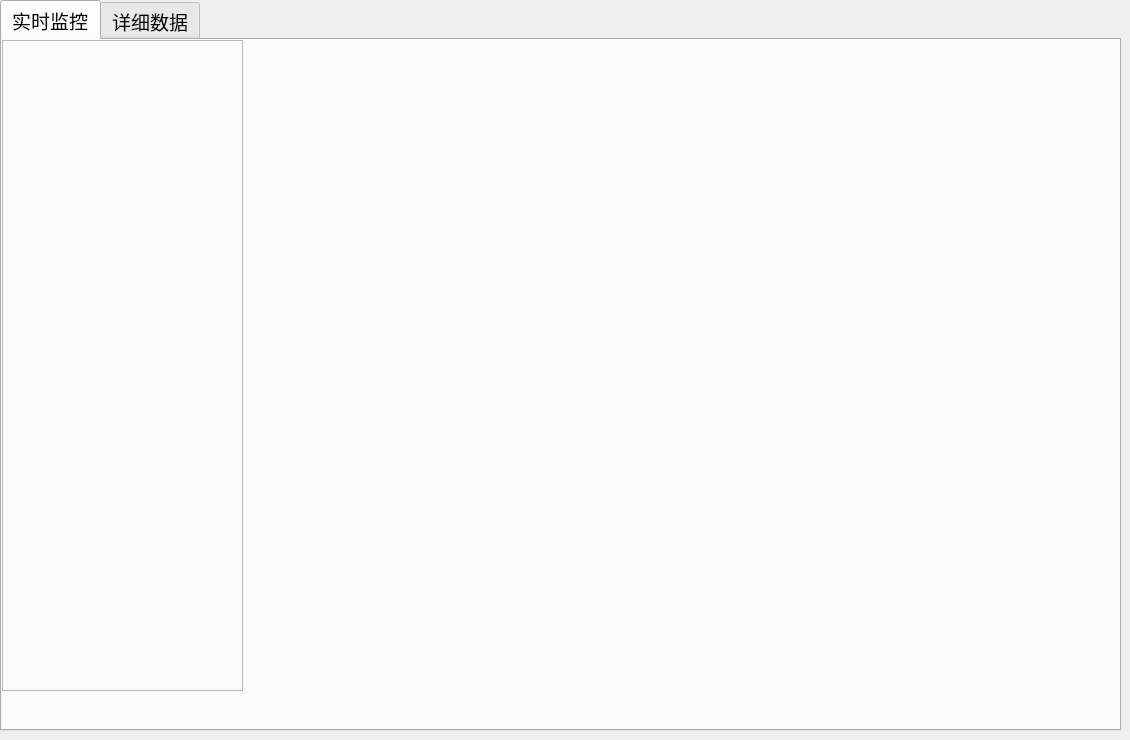
       <widget class="QWidget" name="pagePreMonitor">
        <property name="windowTitle">
         <string>泡点测试</string>
        </property>
        <widget class="QTabWidget" name="tabWidget">
         <property name="geometry">
          <rect>
           <x>0</x>
           <y>0</y>
           <width>1121</width>
           <height>731</height>
          </rect>
         </property>
         <property name="sizePolicy">
          <sizepolicy hsizetype="Expanding" vsizetype="Expanding">
           <horstretch>0</horstretch>
           <verstretch>0</verstretch>
          </sizepolicy>
         </property>
         <property name="minimumSize">
          <size>
           <width>0</width>
           <height>0</height>
          </size>
         </property>
         <property name="font">
          <font>
           <family>黑体</family>
           <pointsize>14</pointsize>
          </font>
         </property>
         <property name="whatsThis">
          <string>&lt;html&gt;&lt;head/&gt;&lt;body&gt;&lt;p&gt;&lt;br/&gt;&lt;/p&gt;&lt;/body&gt;&lt;/html&gt;</string>
         </property>
         <property name="styleSheet">
          <string notr="true">QTabBar::tab {
    min-width: 100px;
    min-height: 40px;
}</string>
         </property>
         <property name="tabPosition">
          <enum>QTabWidget::North</enum>
         </property>
         <property name="tabShape">
          <enum>QTabWidget::Rounded</enum>
         </property>
         <property name="currentIndex">
          <number>0</number>
         </property>
         <property name="elideMode">
          <enum>Qt::ElideNone</enum>
         </property>
         <widget class="QWidget" name="Bubbletab1">
          <property name="font">
           <font>
            <family>黑体</family>
            <pointsize>12</pointsize>
            <kerning>true</kerning>
           </font>
          </property>
          <attribute name="title">
           <string>实时监控</string>
          </attribute>
          <widget class="QFrame" name="frame_2">
           <property name="geometry">
            <rect>
             <x>0</x>
             <y>0</y>
             <width>241</width>
             <height>651</height>
            </rect>
           </property>
           <property name="frameShape">
            <enum>QFrame::StyledPanel</enum>
           </property>
           <property name="frameShadow">
            <enum>QFrame::Raised</enum>
           </property>
          </widget>
         </widget>
         <widget class="QWidget" name="Bubbletab2">
          <attribute name="title">
           <string>详细数据</string>
          </attribute>
         </widget>
        </widget>
       </widget>
